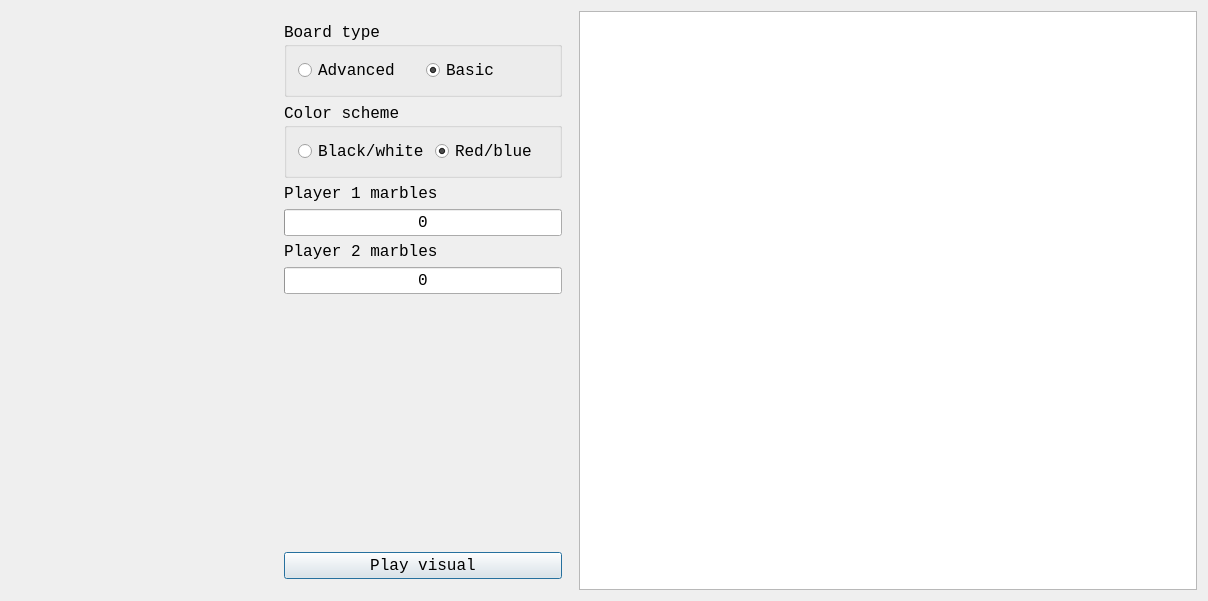
<?xml version="1.0" encoding="UTF-8"?>
<ui version="4.0">
 <class>QtTestPylosTestGameDialog</class>
 <widget class="QDialog" name="QtTestPylosTestGameDialog">
  <property name="geometry">
   <rect>
    <x>0</x>
    <y>0</y>
    <width>1208</width>
    <height>601</height>
   </rect>
  </property>
  <property name="font">
   <font>
    <family>Courier New</family>
    <pointsize>12</pointsize>
   </font>
  </property>
  <property name="focusPolicy">
   <enum>Qt::WheelFocus</enum>
  </property>
  <property name="windowTitle">
   <string>TestPylos</string>
  </property>
  <property name="windowIcon">
   <iconset resource="../../Games/GameAminoAcidFighter/GameAminoAcidFighter.qrc">
    <normaloff>:/images/R.png</normaloff>:/images/R.png</iconset>
  </property>
  <property name="styleSheet">
   <string notr="true"/>
  </property>
  <layout class="QHBoxLayout" name="horizontalLayout">
   <item>
    <widget class="QWidget" name="widget_pylos" native="true">
     <property name="minimumSize">
      <size>
       <width>256</width>
       <height>256</height>
      </size>
     </property>
     <property name="maximumSize">
      <size>
       <width>256</width>
       <height>256</height>
      </size>
     </property>
     <layout class="QGridLayout" name="gridLayout_2">
      <item row="0" column="0">
       <layout class="QGridLayout" name="widget_pylos_layout">
        <property name="rightMargin">
         <number>0</number>
        </property>
        <property name="spacing">
         <number>0</number>
        </property>
       </layout>
      </item>
     </layout>
    </widget>
   </item>
   <item>
    <widget class="QWidget" name="widget_options" native="true">
     <property name="sizePolicy">
      <sizepolicy hsizetype="Preferred" vsizetype="Preferred">
       <horstretch>0</horstretch>
       <verstretch>0</verstretch>
      </sizepolicy>
     </property>
     <property name="maximumSize">
      <size>
       <width>300</width>
       <height>16777215</height>
      </size>
     </property>
     <layout class="QVBoxLayout" name="verticalLayout_3">
      <item>
       <widget class="QGroupBox" name="box_game_type">
        <property name="enabled">
         <bool>true</bool>
        </property>
        <property name="sizePolicy">
         <sizepolicy hsizetype="Preferred" vsizetype="Maximum">
          <horstretch>0</horstretch>
          <verstretch>0</verstretch>
         </sizepolicy>
        </property>
        <property name="toolTip">
         <string>Sets the board type</string>
        </property>
        <property name="title">
         <string>Board type</string>
        </property>
        <layout class="QHBoxLayout" name="horizontalLayout_3">
         <item>
          <widget class="QRadioButton" name="radio_advanced">
           <property name="toolTip">
            <string>Starts an advanced game</string>
           </property>
           <property name="text">
            <string>Advanced</string>
           </property>
          </widget>
         </item>
         <item>
          <widget class="QRadioButton" name="radio_basic">
           <property name="toolTip">
            <string>Starts a basic game</string>
           </property>
           <property name="text">
            <string>Basic</string>
           </property>
           <property name="checked">
            <bool>true</bool>
           </property>
          </widget>
         </item>
        </layout>
       </widget>
      </item>
      <item>
       <widget class="QGroupBox" name="box_color_scheme">
        <property name="sizePolicy">
         <sizepolicy hsizetype="Preferred" vsizetype="Maximum">
          <horstretch>0</horstretch>
          <verstretch>0</verstretch>
         </sizepolicy>
        </property>
        <property name="toolTip">
         <string>Sets the color scheme</string>
        </property>
        <property name="title">
         <string>Color scheme</string>
        </property>
        <layout class="QHBoxLayout" name="horizontalLayout_2">
         <item>
          <widget class="QRadioButton" name="radio_bw">
           <property name="toolTip">
            <string>Use the black and white color scheme</string>
           </property>
           <property name="text">
            <string>Black/white</string>
           </property>
          </widget>
         </item>
         <item>
          <widget class="QRadioButton" name="radio_rb">
           <property name="toolTip">
            <string>Use the red and blue color scheme</string>
           </property>
           <property name="text">
            <string>Red/blue</string>
           </property>
           <property name="checked">
            <bool>true</bool>
           </property>
          </widget>
         </item>
        </layout>
       </widget>
      </item>
      <item>
       <widget class="QLabel" name="label_nmarbles_1">
        <property name="toolTip">
         <string>Number of marbles player 1 has on the board</string>
        </property>
        <property name="text">
         <string>Player 1 marbles</string>
        </property>
       </widget>
      </item>
      <item>
       <widget class="QProgressBar" name="bar1">
        <property name="toolTip">
         <string>Number of marbles player 1 has on the board</string>
        </property>
        <property name="maximum">
         <number>30</number>
        </property>
        <property name="value">
         <number>0</number>
        </property>
        <property name="format">
         <string>%v</string>
        </property>
       </widget>
      </item>
      <item>
       <widget class="QLabel" name="label_nmarbles_2">
        <property name="toolTip">
         <string>Number of marbles player 2 has on the board</string>
        </property>
        <property name="text">
         <string>Player 2 marbles</string>
        </property>
       </widget>
      </item>
      <item>
       <widget class="QProgressBar" name="bar2">
        <property name="toolTip">
         <string>Number of marbles player 2 has on the board</string>
        </property>
        <property name="maximum">
         <number>30</number>
        </property>
        <property name="value">
         <number>0</number>
        </property>
        <property name="format">
         <string>%v</string>
        </property>
       </widget>
      </item>
      <item>
       <spacer name="verticalSpacer">
        <property name="orientation">
         <enum>Qt::Vertical</enum>
        </property>
        <property name="sizeHint" stdset="0">
         <size>
          <width>20</width>
          <height>40</height>
         </size>
        </property>
       </spacer>
      </item>
      <item>
       <widget class="QPushButton" name="button_play_visual">
        <property name="toolTip">
         <string>&lt;html&gt;&lt;head/&gt;&lt;body&gt;&lt;p&gt;Plays a game by randomly clicking on the widget&lt;/p&gt;&lt;/body&gt;&lt;/html&gt;</string>
        </property>
        <property name="text">
         <string>Play visual</string>
        </property>
       </widget>
      </item>
     </layout>
    </widget>
   </item>
   <item>
    <widget class="QPlainTextEdit" name="text_log">
     <property name="readOnly">
      <bool>true</bool>
     </property>
    </widget>
   </item>
  </layout>
 </widget>
 <layoutdefault spacing="6" margin="11"/>
 <resources>
  <include location="../../Games/GameAminoAcidFighter/GameAminoAcidFighter.qrc"/>
 </resources>
 <connections/>
</ui>
